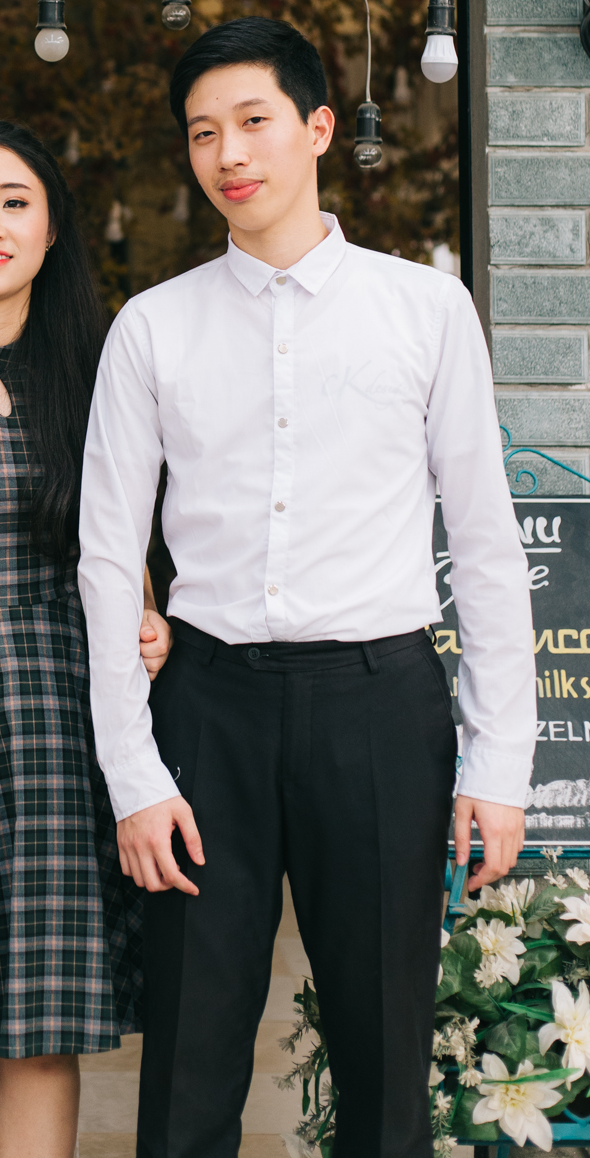
#> input picture HOG/Images/Image1.png, 590 x 1158 px
$ python hog.py   (older library calls are emulated)
#> lines starting #> are read from the running program, lines starting #| are printed output that depends on the picture; after the words box and inside, x2 and y2 are one past the last pixel; in counts of white or black regions, pixels touching at a corner belong together
#> in main, img is the input picture: shape (1158, 590, 3); mean B, G, R 108.2, 112.6, 114
import numpy as np
import cv2
def calc_mag_ori(img,shape=(64,128)):
    '''
    Calculate the magnitude and orientation for the img
    Paramters:
    img: The image, can be 2D array for grayscale image or 3D array for RGB image
    shape: the desired shape
    '''
#> called with shape = (64, 128)
    #First resize the image into the desired shape
    img=cv2.resize(img,shape)
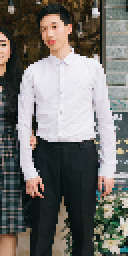
#> img: shape (128, 64, 3) (shown 2 times larger); mean of channels 0, 1, 2 108, 112.4, 113.7; drawn as B, G, R
    #Define the kernel for convolution operator
    xkernel=np.array([[-1,0,1]])
    ykernel=np.array([[-1],[0],[1]])
    #convolve image with these kernel and get magnitude and orientation
    dx=cv2.filter2D(img,cv2.CV_32F,xkernel)
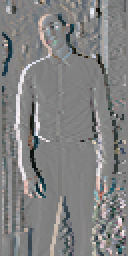
#> dx: shape (128, 64, 3) float32 (shown 2 times larger); mean of channels 0, 1, 2 1.5, 1.4, 0.9; drawn with min black and max white
    dy=cv2.filter2D(img,cv2.CV_32F,ykernel)
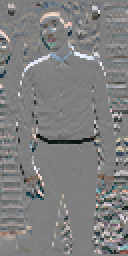
#> dy: shape (128, 64, 3) float32 (shown 2 times larger); mean of channels 0, 1, 2 0.4, 0.3, 0.2; drawn with min black and max white
    mag=np.sqrt(dx**2+dy**2) #calculate the magnitude
    dx[np.where(np.abs(dx)<1e-6)]=1e-6 #Avoid zero in dy/dx
#> dx: shape (128, 64, 3) float32; 10.97% of pixels changed, all inside (x1, y1, x2, y2) = (0, 0, 64, 128)
    dy[np.where(np.abs(dy)<1e-6)]=1e-6
    ori=np.rad2deg(np.arctan(dy/dx)) #orientation
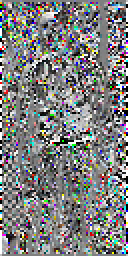
#> ori: shape (128, 64, 3) float32 (shown 2 times larger); mean of channels 0, 1, 2 0.1, -0.2, -0.4; drawn with min black and max white
    ori[np.where(ori<0.0)]+=180 #convert from -90,0 to 90,180
    if(len(img.shape)==2):
        #In grayscale image, we return the mag and ori
        return mag,ori
    else:
        #In RGB image, for each pixel, we choose the channel with the highest magnitude
        channel_idx=np.argmax(mag,axis=2) #Index of channel of the highest magnitude for each image pixel
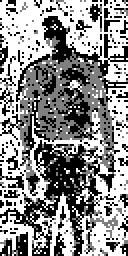
#> channel_idx: shape (128, 64) int64 (shown 2 times larger); min 0, max 2, mean 1.1; drawn with min black and max white
        cc,rr=np.meshgrid(np.arange(shape[0]),np.arange(shape[1])) #Get the index of row and column
        mag=mag[rr,cc,channel_idx] #Retrive orientation
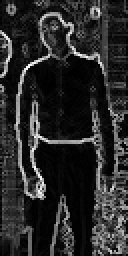
#> mag: shape (128, 64) float32 (shown 2 times larger); min 0, max 309.1, mean 50.6; drawn with min black and max white
        ori=ori[rr,cc,channel_idx] #Retrive orientation
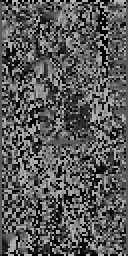
#> ori: shape (128, 64) float32 (shown 2 times larger); min 2.79e-07, max 180, mean 89.2
        return mag,ori
def create_cell_histogram(cell_mag,cell_ori,nbins=9):
    '''
    Create the histogram for a cell
    cell_mag: the magnitude matrix of a cell
    cell_ori: the orientation matrix of a cell
    nbins: number of bins used in each cell
    '''
    histogram=np.zeros((nbins,))
    bin_length=180//nbins
    for h in range(cell_ori.shape[0]):
        for w in range(cell_ori.shape[1]):
            orientation=cell_ori[h,w]
            prev_bin_pos=orientation//20 #previous bin position
            next_bin_pos=(prev_bin_pos+1)%nbins #next bin position
            histogram[prev_bin_pos%nbins]+=((prev_bin_pos+1)*bin_length-orientation)*cell_mag[h,w]/bin_length
            histogram[next_bin_pos]+=(orientation-prev_bin_pos*bin_length)*cell_mag[h,w]/bin_length
    return histogram
def create_histogram(mag,ori,cell_shape=(8,8),nbins=9):
    '''
    Create the histogram for all the mangnitude image
    Parameters:
    mag: the magnitude of each pixel
    ori: the orientation of each pixel
    shape: the image patch used for orientation voting
    nbins: number of bins used in each cell
    '''
#> called with cell_shape = (8, 8), nbins = 9
    cellW=mag.shape[1]//cell_shape[1] #number of cells in W direction
#> cellW = 8
    cellH=mag.shape[0]//cell_shape[0] #number of cells in H direction
#> cellH = 16
    img_his=np.zeros((cellH,cellW,nbins)) #The histogram for the whole image
    for h in range(cellH):
        for w in range(cellW):
            cell_mag=mag[h*cellH:(h+1)*cellH,w*cellW:(w+1)*cellW] #extract the magnitude and orientation in current cell
            cell_ori=ori[h*cellH:(h+1)*cellH,w*cellW:(w+1)*cellW] #extract the magnitude and orientation in current cell
            histogram=create_cell_histogram(cell_mag,cell_ori,nbins)
            img_his[h,w,:]=histogram
    return img_his
def normalize_block(img_histogram,block_shape=(2,2),stride=1,epsilon=1e-5):
    '''
    Normalize in each block. Parameters:
    img_histogram: histogram of each cell, 3D numpy array
    block_shape: shape of block for normalize
    stride: stride (we use overlap)
    epsilon: threshold (to advoid zero when normalize)
    '''
#> called with img_histogram = array of shape (16, 8, 9), block_shape = (2, 2), stride = 1, epsilon = 1e-05
    norm_hist_width=(img_histogram.shape[1]-block_shape[1])//stride+1 #Number of block in width direction
#> norm_hist_width = 7
    norm_hist_height=(img_histogram.shape[0]-block_shape[0])//stride+1 #number of block in height direction
#> norm_hist_height = 15
    norm_img=np.zeros((norm_hist_height,norm_hist_width,block_shape[0]*block_shape[1]*img_histogram.shape[2]))
    for h in range(norm_hist_height):
        for w in range(norm_hist_width):
            block=img_histogram[h*stride:h*stride+block_shape[0],w*stride:w*stride+block_shape[1],:].flatten()
            normed_block=block/(np.sqrt(np.sum(block**2+epsilon**2)))
            norm_img[h,w,:]=normed_block
    return norm_img.flatten()
def main(image='Image1.png',RGB=True):
    try:
        if(RGB):
            img=cv2.imread('Images/'+image,1) #Read RGB
        else:
            img=cv2.imread('Images/'+image,0) #Grayscale
        mag,ori=calc_mag_ori(img,shape=(64,128))
        ori=ori.astype(int) #Use int type for simplicity
        img_histogram=create_histogram(mag,ori)
        norm_img=normalize_block(img_histogram)
#> norm_img = 3780 values, max 0.914 at index 1845, min 0 at index 1782, mean 0.0591
        return norm_img
    except FileNotFoundError:
        print('Cannot open file')
        print('File not found error')
if __name__=='__main__':
    norm_img=main(image='Image1.png')
